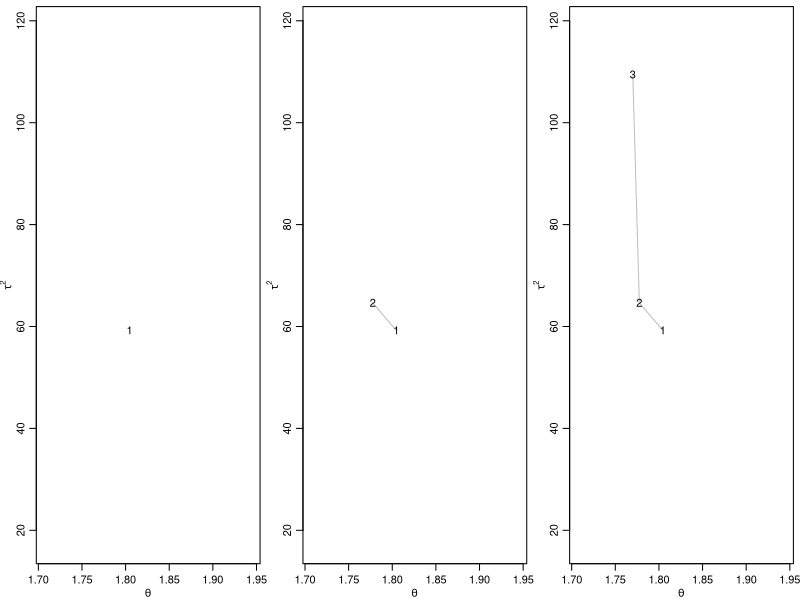
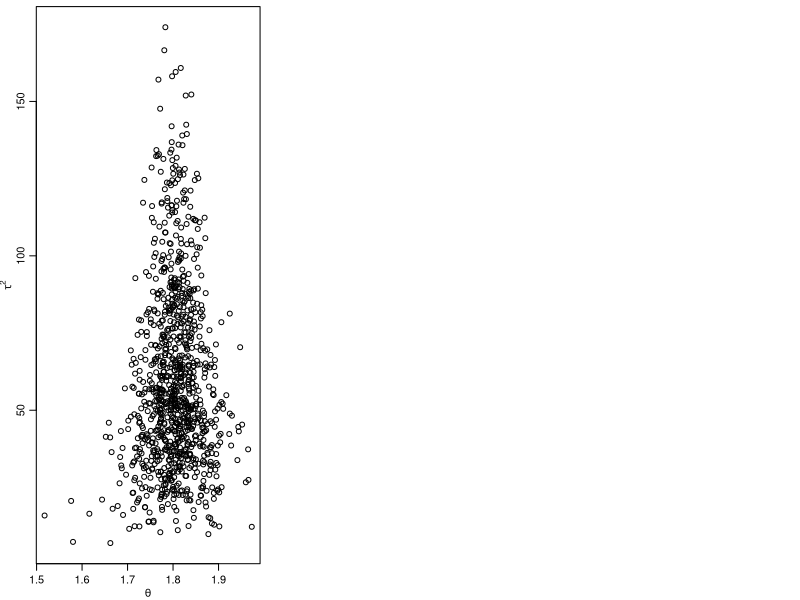
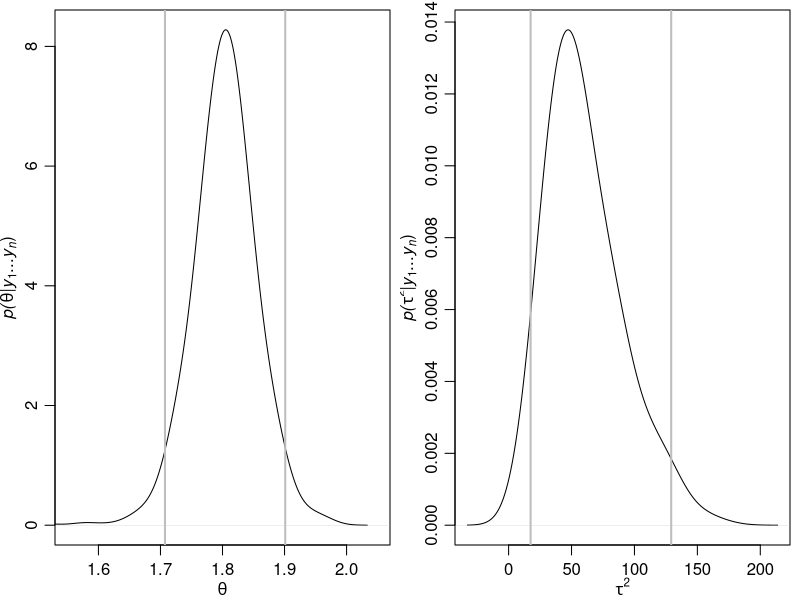
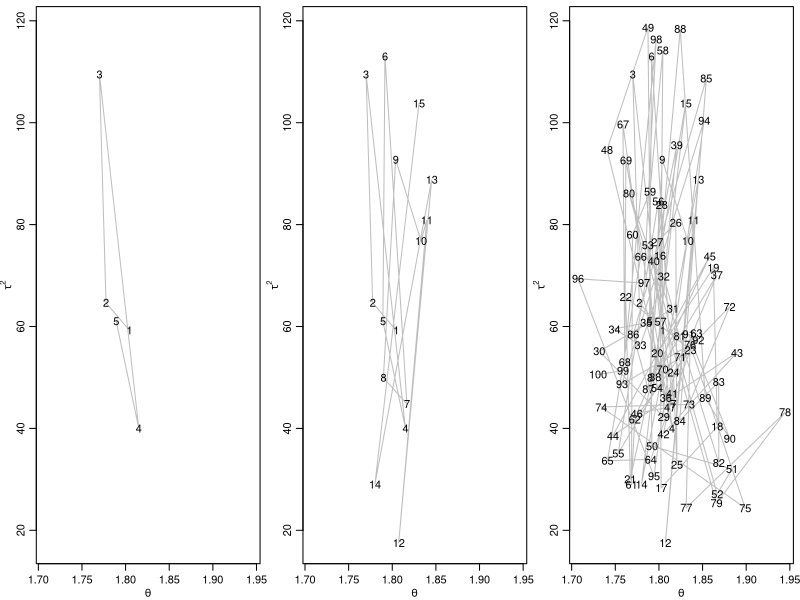
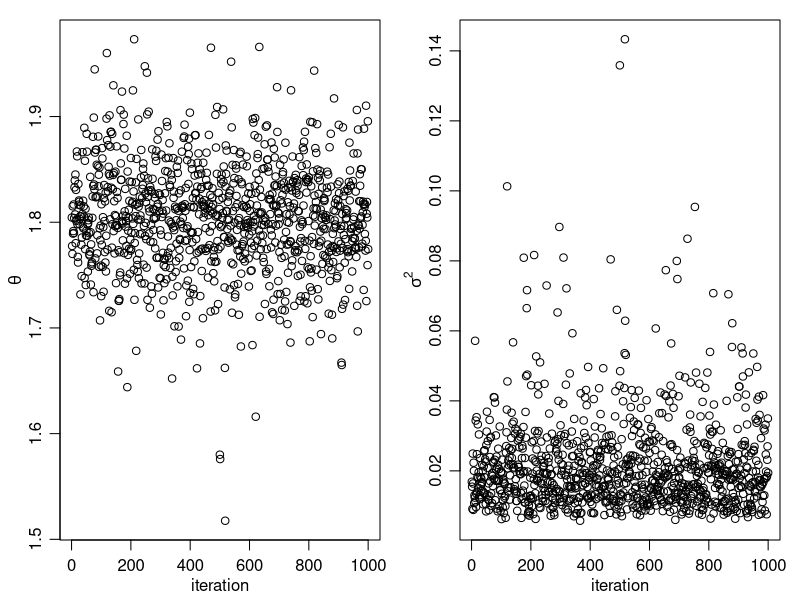
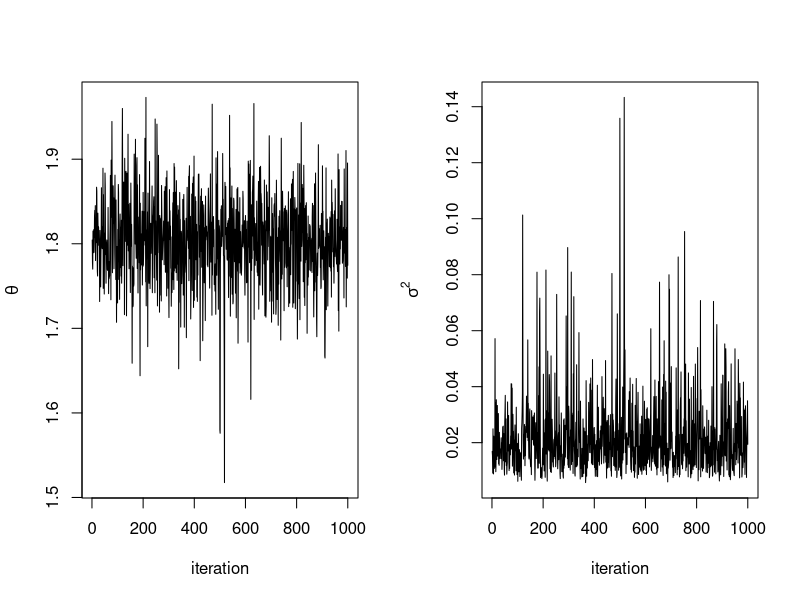
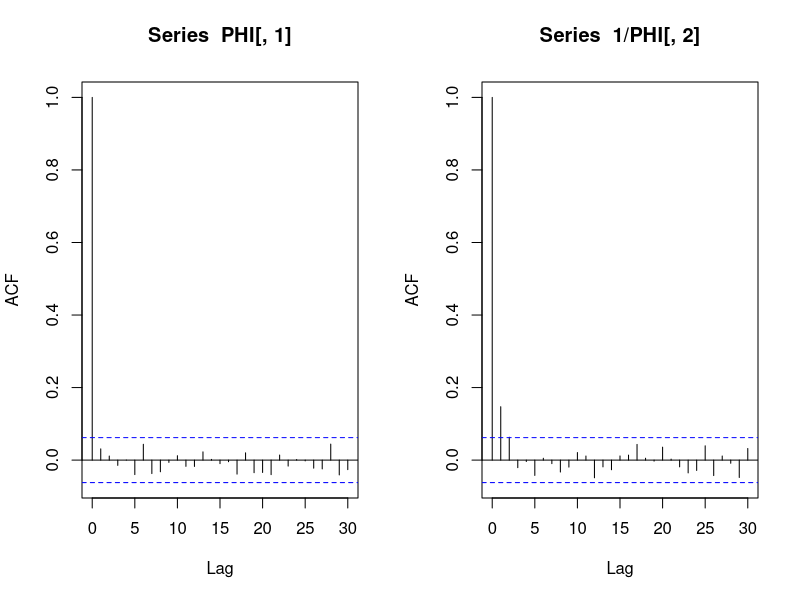

These charts were generated, in order, by the following R code:
#################################################
########### Chapter 6 - Hoff's book #############
#################################################
# The data are wing lenght (in mm) of n=9 midges (moscerini)
# The model : Y_i are conditionally iid N(theta,sigma^2)
# Both theta and tau=1/sigma^2 are unknown
# Prior: pi(theta,tau)= pi(theta)* pi(tau)
#        theta ~ N(mu0, t20) (mu0 is the mean, t20 is the variance)
#        tau ~ gamma(nu0/2, (nu0*s20)/2 )

mu0<-1.9  ; t20<-0.95^2
s20<-.01 ; nu0<-1

1/s20

#data
y<-c(1.64,1.70,1.72,1.74,1.82,1.82,1.82,1.90,2.08)
n<-length(y) ; mean.y<-mean(y) ; var.y<-var(y)


### Generate a Gibbs sampler MCMC of S draws
set.seed(1)
S<-1000
PHI<-matrix(nrow=S,ncol=2) #Inizializzo una matrice con 2 colonne e S righe
                           # it contains simulated values of the BIVARIATE Gibbs sampler MC 
PHI[1,]<-phi<-c( mean.y, 1/var.y) # Initial point of the chain

################################
####### Gibbs sampling #########

for(s in 2:S) {
# the bidim. vector phi contains the "current" value of the chain
# generate a new theta value from its full conditional
mun<-  ( mu0/t20 + n*mean.y*phi[2] ) / ( 1/t20 + n*phi[2] ) #updated mean 
t2n<- 1/( 1/t20 + n*phi[2] ) #updated variance
phi[1]<-rnorm(1, mun, sqrt(t2n) )

# generate a new tau=1/sigma^2 value from its full conditional
nun<- nu0+n             # it does NOT change with the iteration
s2n<- (nu0*s20 + (n-1)*var.y + n*(mean.y-phi[1])^2 ) /nun #updated parameter
phi[2]<- rgamma(1, nun/2, nun*s2n/2)

PHI[s,]<-phi         }
###

PHI

### First iterations of Gibbs sampler
par(mfrow=c(1,3),mar=c(2.75,2.75,.5,.5),mgp=c(1.70,.70,0))
m1<-1
plot( PHI[1:m1,],type="p",xlim=range(PHI[1:100,1]), ylim=range(PHI[1:100,2]),
       lty=1,col="gray",xlab=expression(theta),ylab=expression(tau^2))
text(  PHI[1:m1,1], PHI[1:m1,2], c(1:m1) )

m1<-2
plot( PHI[1:m1,],type="l",xlim=range(PHI[1:100,1]), ylim=range(PHI[1:100,2]),
       lty=1,col="gray",xlab=expression(theta),ylab=expression(tau^2))
text(  PHI[1:m1,1], PHI[1:m1,2], c(1:m1) )

m1<-3
plot( PHI[1:m1,],type="l",xlim=range(PHI[1:100,1]), ylim=range(PHI[1:100,2]),
       lty=1,col="gray",xlab=expression(theta),ylab=expression(tau^2))
text(  PHI[1:m1,1], PHI[1:m1,2], c(1:m1) )
###

x11()
#pdf("fig6_2.pdf",height=1.75,width=5,family="Times")

par(mfrow=c(1,3),mar=c(2.75,2.75,.5,.5),mgp=c(1.70,.70,0))
m1<-5
plot( PHI[1:m1,],type="l",xlim=range(PHI[1:100,1]), ylim=range(PHI[1:100,2]),
       lty=1,col="gray",xlab=expression(theta),ylab=expression(tau^2))
text(  PHI[1:m1,1], PHI[1:m1,2], c(1:m1) )

m1<-15
plot( PHI[1:m1,],type="l",xlim=range(PHI[1:100,1]), ylim=range(PHI[1:100,2]),
       lty=1,col="gray",xlab=expression(theta),ylab=expression(tau^2))
text(  PHI[1:m1,1], PHI[1:m1,2], c(1:m1) )

m1<-100
plot( PHI[1:m1,],type="l",xlim=range(PHI[1:100,1]), ylim=range(PHI[1:100,2]),
       lty=1,col="gray",xlab=expression(theta),ylab=expression(tau^2))
text(  PHI[1:m1,1], PHI[1:m1,2], c(1:m1) )

dev.off()
#####

sseq<-1:1000


plot(PHI[sseq,1],PHI[sseq,2],xlab=expression(theta), ylab=expression(tau^2) ,
     xlim=range(PHI[,1]),ylim=range(PHI[,2]))


##### PLOTS of the posterior marginal densities, with credible intervals
par(mfrow=c(1,2),mar=c(2.75,2.75,.5,.5),mgp=c(1.70,.70,0))
sseq<-1:1000

#image( mean.grid,prec.grid,post.grid,col=gray( (10:0)/10 ),
 #    xlab=expression(theta), ylab=expression(tilde(sigma)^2) ,xlim=range(PHI[,1]),ylim=range(PHI[,2]) )


plot(density(PHI[,1],adj=2),  xlab=expression(theta),main="",
     xlim=c(1.55,2.05),
 ylab=expression( paste(italic("p("),
     theta,"|",italic(y[1]),"...",italic(y[n]),")",sep="")))
abline(v=quantile(PHI[,1],prob=c(.025,.975)),lwd=2,col="gray")


plot(density(PHI[,2],adj=2), xlab=expression(tau^2),main="",
     ylab=expression( paste(italic("p("),
     tau^2,"|",italic(y[1]),"...",italic(y[n]),")",sep=""))) 
abline(v=quantile(PHI[,2],prob=c(.025,.975)),lwd=2,col="gray")


dev.off()
#####

quantile(PHI[,1],c(.025,.5,.975)) # Posterior CI of theta
quantile(PHI[,2],c(.025,.5, .975)) # Posterior CI of tau
quantile(1/sqrt(PHI[,2]),c(.025,.5, .975))  # Posterior CI of sigma


###################### CONVERGENCE DIAGNOSTICS #################

#####
#pdf("fig6_7.pdf",family="Times",height=3.5,width=7)

par(mfrow=c(1,2))
par(mar=c(3,3,1,1),mgp=c(1.75,.75,0))
plot(PHI[,1],xlab="iteration",ylab=expression(theta))  
plot(1/PHI[,2],xlab="iteration",ylab=expression(sigma^2))  

dev.off()

## marginal traceplots
par(mfrow=c(1,2))
plot(ts(PHI[,1]),xlab="iteration",ylab=expression(theta))
plot(ts(1/PHI[,2]),xlab="iteration",ylab=expression(sigma^2))


library(coda)

par(mfrow=c(1,2))
acf(PHI[,1]) -> tmp1
acf(1/PHI[,2]) -> tmp2


# The Effective Sample Size (ESS) of a one-dimensional component of a MCMC is
# the number of INDEPENDENT iterations to achieve the same MCerror from 
# the same marginal distribution of the MC (the stationary dist).
# For a time series x of length N, the standard error of the mean is var(x)/n where n is 
# the effective sample size. n = N only when there is no autocorrelation.
# If the ESS is small (compared to the sample size of the chain), this means that the  
# MC estimate will be rather 'poor', because the variance of the MC estimate will be 'large'
# wrt the variance of the Monte Carlo estimator. 
# The larger the ESS, the better! 

effectiveSize( PHI[,1] )
effectiveSize(1/PHI[,2] )

##########################################################################################